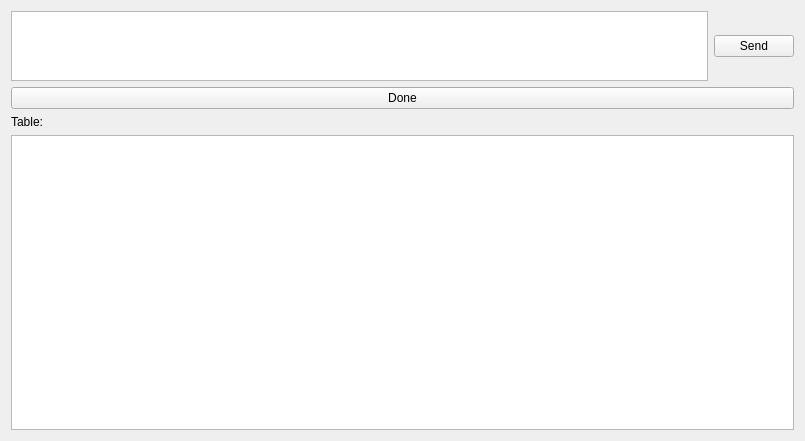
<?xml version="1.0" encoding="UTF-8"?>
<ui version="4.0">
 <class>MainWindow</class>
 <widget class="QMainWindow" name="MainWindow">
  <property name="geometry">
   <rect>
    <x>0</x>
    <y>0</y>
    <width>805</width>
    <height>441</height>
   </rect>
  </property>
  <property name="sizePolicy">
   <sizepolicy hsizetype="Preferred" vsizetype="Expanding">
    <horstretch>0</horstretch>
    <verstretch>0</verstretch>
   </sizepolicy>
  </property>
  <property name="windowTitle">
   <string>MainWindow</string>
  </property>
  <widget class="QWidget" name="centralWidget">
   <layout class="QGridLayout" name="gridLayout">
    <item row="2" column="0">
     <layout class="QVBoxLayout" name="verticalLayout">
      <property name="leftMargin">
       <number>0</number>
      </property>
      <item>
       <layout class="QHBoxLayout" name="horizontalLayout">
        <item>
         <widget class="QTextEdit" name="textEdit">
          <property name="sizePolicy">
           <sizepolicy hsizetype="Expanding" vsizetype="Maximum">
            <horstretch>0</horstretch>
            <verstretch>0</verstretch>
           </sizepolicy>
          </property>
          <property name="maximumSize">
           <size>
            <width>16777215</width>
            <height>10000</height>
           </size>
          </property>
         </widget>
        </item>
        <item>
         <widget class="QPushButton" name="pushButton">
          <property name="text">
           <string>Send</string>
          </property>
         </widget>
        </item>
       </layout>
      </item>
      <item>
       <widget class="QPushButton" name="donebutton">
        <property name="text">
         <string>Done</string>
        </property>
       </widget>
      </item>
      <item>
       <widget class="QLabel" name="tablename">
        <property name="text">
         <string>Table:</string>
        </property>
       </widget>
      </item>
      <item>
       <layout class="QHBoxLayout" name="horizontalLayout_2">
        <item>
         <widget class="QTableWidget" name="tableWidget"/>
        </item>
       </layout>
      </item>
     </layout>
    </item>
   </layout>
  </widget>
 </widget>
 <layoutdefault spacing="6" margin="11"/>
 <resources/>
 <connections/>
</ui>
